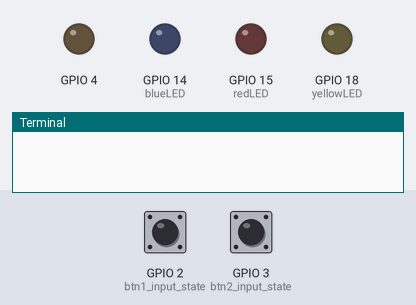
Simulated run of this program. Board: Raspberry Pi (BCM pin numbers). Parts: output pins drawn as LEDs (lit = HIGH), the last lines printed to the terminal. Inputs (shaded band) come from the test bench; at power-on: GPIO 2 (btn1_input_state) HIGH, GPIO 3 (btn2_input_state) HIGH.

Above: at 1.2 s.
1.3 s: GPIO 2 (btn1_input_state) pulled LOW for 0.15 s
At 1.45 s:
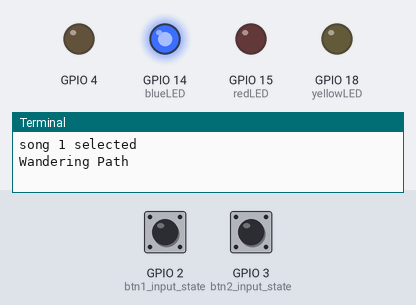
At 5.76 s:
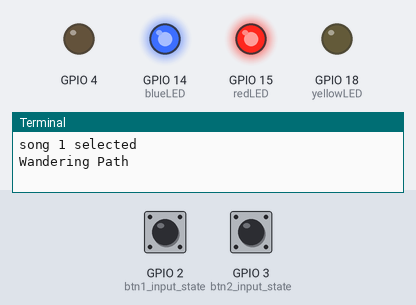
Timing chart, 0 to 10.2 s (numbered marks = the images above; inputs shaded):
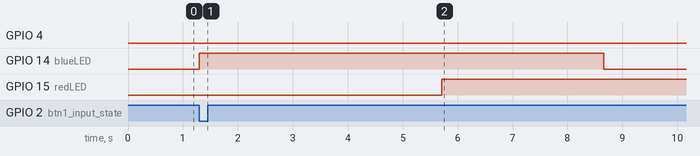

Measured:
- after the input at 1.3 s, GPIO 14 (blueLED): LOW → HIGH at once, → LOW 7.4 s later; GPIO 15 (redLED): LOW → HIGH after 4.4 s

The program:

assignment1.py
```python
import RPi.GPIO as GPIO
import time

GPIO.setmode(GPIO.BCM)

mc = 262
c1s = 277
d1 = 294
d1s = 311
e1 = 329
f1 = 349
f1s = 370
g1 = 392
g1s = 415
a1 = 440
a1sp = 455
b1f = 470
b1 = 493
b1s = 505
c2 = 523
c2s = 540
d2 = 578
d2s = 590
e2 = 620
e2s = 645
f2 = 678
fs2 = 690
g2 = 705
g2s = 720
a2 = 735
a2s = 755
b2 = 760
b2s = 771

redLED = 15
yellowLED = 18
blueLED = 14
#helper function to setup the buttons
def setupButtons():
    GPIO.setup(2, GPIO.IN)
    GPIO.setup(3, GPIO.IN)

#helper function to setup the buzzer
def setupBuzzer():
    GPIO.setup(4, GPIO.IN)
    GPIO.setup(4, GPIO.OUT)

#helper function to setup the LEDS
def setupLEDs():
    GPIO.setup(redLED, GPIO.OUT)
    GPIO.setup(yellowLED, GPIO.OUT)
    GPIO.setup(blueLED, GPIO.OUT)
    #make sure the leds are off
    GPIO.output(redLED, GPIO.LOW)
    GPIO.output(yellowLED, GPIO.LOW)
    GPIO.output(blueLED, GPIO.LOW)


#this code was modified from the source at http://www.linuxcircle.com/2015/04/12/how-to-play-piezo-buzzer-tunes-on-raspberry-pi-gpio-with-pwm/
def buzz(pitch, duration):   #create the function “buzz” and feed it the pitch and duration)
  if(pitch==0):
   time.sleep(duration)
   return
  period = 1.0 / pitch     #in physics, the period (sec/cyc) is the inverse of the frequency (cyc/sec)
  delay = period / 2     #calcuate the time for half of the wave
  cycles = int(duration * pitch)   #the number of waves to produce is the duration times the frequency

  for i in range(cycles):    #start a loop from 0 to the variable “cycles” calculated above
   GPIO.output(4, True)   #set pin 4 to high
   time.sleep(delay)    #wait with pin 4 high
   GPIO.output(4, False)    #set pin 4 to low
   time.sleep(delay)    #wait with pin 4 low

def playSong1():
    print("Wandering Path") #A song created by a friend.
    quarterNote = 0.39
    wholeNote = 0.9

    #green
    GPIO.output(blueLED, GPIO.HIGH)
    buzz(g1, quarterNote)
    time.sleep(0.1)
    buzz(b1f, quarterNote)
    time.sleep(0.1)
    buzz(d2, quarterNote)
    time.sleep(0.1)


    buzz(g1, quarterNote)
    time.sleep(0.1)
    buzz(b1f, quarterNote)
    time.sleep(0.1)
    buzz(d2, quarterNote)
    time.sleep(0.1)

    GPIO.output(yellowLED, GPIO.LOW)
    buzz(f1, quarterNote)
    time.sleep(0.1)
    buzz(a1, quarterNote)
    time.sleep(0.1)
    buzz(c2, quarterNote)
    time.sleep(0.1)


    GPIO.output(redLED, GPIO.HIGH)
    buzz(f1, quarterNote)
    time.sleep(0.1)
    buzz(a1, quarterNote)
    time.sleep(0.1)
    buzz(c2, quarterNote)
    time.sleep(0.1)


    buzz(g1, quarterNote)
    time.sleep(0.1)
    buzz(b1f, quarterNote)
    time.sleep(0.1)
    buzz(d2, quarterNote)
    time.sleep(0.1)

    GPIO.output(blueLED, GPIO.LOW)
    buzz(g1, quarterNote)
    time.sleep(0.1)
    buzz(b1f, quarterNote)
    time.sleep(0.1)
    buzz(g2, quarterNote)
    time.sleep(0.1)


    buzz(a2s, quarterNote)
    time.sleep(0.1)
    buzz(a2, quarterNote)
    time.sleep(0.1)
    buzz(g1, quarterNote)
    time.sleep(0.1)

    GPIO.output(yellowLED, GPIO.HIGH)
    buzz(f2, quarterNote)
    time.sleep(0.1)
    buzz(d2, quarterNote)
    time.sleep(0.1)
    buzz(a1, quarterNote)
    time.sleep(0.1)

    buzz(g1, quarterNote)
    time.sleep(0.1)
    buzz(b1f, quarterNote)
    time.sleep(0.1)
    buzz(d2, quarterNote)
    time.sleep(0.1)

    GPIO.output(redLED, GPIO.LOW)
    buzz(g1, quarterNote)
    time.sleep(0.1)
    buzz(b1f, quarterNote)
    time.sleep(0.1)
    buzz(d2, quarterNote)
    time.sleep(0.1)

    buzz(f1, quarterNote)
    time.sleep(0.1)
    buzz(a2, quarterNote)
    time.sleep(0.1)
    buzz(c2, quarterNote)
    time.sleep(0.1)

    GPIO.output(blueLED, GPIO.HIGH)
    buzz(f1, quarterNote)
    time.sleep(0.1)
    buzz(a1, quarterNote)
    time.sleep(0.1)
    buzz(c2, quarterNote)
    time.sleep(0.1)

    buzz(g1, quarterNote)
    time.sleep(0.1)
    buzz(b1f, quarterNote)
    time.sleep(0.1)
    buzz(d2, quarterNote)
    time.sleep(0.1)

    GPIO.output(yellowLED, GPIO.LOW)
    buzz(b1f, quarterNote)
    time.sleep(0.1)
    buzz(d2, quarterNote)
    time.sleep(0.1)
    buzz(g2, quarterNote)
    time.sleep(0.1)


    buzz(d2, quarterNote)
    time.sleep(0.1)
    buzz(g2, quarterNote)
    time.sleep(0.1)
    buzz(a2s, quarterNote)
    time.sleep(0.1)
    GPIO.output(blueLED, GPIO.LOW)

    buzz(g1, wholeNote)
    time.sleep(0.1)
    return

def playSong2():
    print("twinkle twinkle litte star")
    wholeNote = 0.9
    halfNote = 0.4

    #twinkle twinkle little star
    GPIO.output(yellowLED, GPIO.HIGH)
    buzz(mc, halfNote)
    time.sleep(0.1)
    buzz(mc, halfNote)
    time.sleep(0.1)
    buzz(g1, halfNote)
    time.sleep(0.1)
    buzz(g1, halfNote)
    time.sleep(0.1)
    buzz(a1, halfNote)
    time.sleep(0.1)
    buzz(a1, halfNote)
    time.sleep(0.1)
    buzz(g1, wholeNote)
    time.sleep(0.1)

    #how I wonder what you are
    GPIO.output(yellowLED, GPIO.LOW)
    GPIO.output(blueLED, GPIO.HIGH)
    buzz(f1, halfNote)
    time.sleep(0.1)
    buzz(f1, halfNote)
    time.sleep(0.1)
    buzz(e1, halfNote)
    time.sleep(0.1)
    buzz(e1, halfNote)
    time.sleep(0.1)
    buzz(d1, halfNote)
    time.sleep(0.1)
    buzz(d1, halfNote)
    time.sleep(0.1)
    buzz(mc, wholeNote)
    time.sleep(0.1)

    #up above the world so high
    GPIO.output(redLED, GPIO.HIGH)
    buzz(g1, halfNote)
    time.sleep(0.1)
    buzz(g1, halfNote)
    time.sleep(0.1)
    buzz(f1, halfNote)
    time.sleep(0.1)
    buzz(f1, halfNote)
    time.sleep(0.1)
    buzz(e1, halfNote)
    time.sleep(0.1)
    buzz(e1, halfNote)
    time.sleep(0.1)
    buzz(d1, wholeNote)
    time.sleep(0.1)

    #like a diamond in the sky
    GPIO.output(blueLED, GPIO.LOW)
    GPIO.output(yellowLED, GPIO.HIGH)
    buzz(g1, halfNote)
    time.sleep(0.1)
    buzz(g1, halfNote)
    time.sleep(0.1)
    buzz(f1, halfNote)
    time.sleep(0.1)
    buzz(f1, halfNote)
    time.sleep(0.1)
    buzz(e1, halfNote)
    time.sleep(0.1)
    buzz(e1, halfNote)
    time.sleep(0.1)
    buzz(d1, wholeNote)
    time.sleep(0.1)


    #twinkle twinkle little star
    GPIO.output(yellowLED, GPIO.HIGH)
    buzz(mc, halfNote)
    time.sleep(0.1)
    buzz(mc, halfNote)
    time.sleep(0.1)
    buzz(g1, halfNote)
    time.sleep(0.1)
    buzz(g1, halfNote)
    time.sleep(0.1)
    buzz(a1, halfNote)
    time.sleep(0.1)
    buzz(a1, halfNote)
    time.sleep(0.1)
    buzz(g1, wholeNote)
    time.sleep(0.1)

    #how I wonder what you are
    GPIO.output(redLED, GPIO.LOW)
    buzz(f1, halfNote)
    time.sleep(0.1)
    buzz(f1, halfNote)
    time.sleep(0.1)
    buzz(e1, halfNote)
    time.sleep(0.1)
    buzz(e1, halfNote)
    time.sleep(0.1)
    buzz(d1, halfNote)
    time.sleep(0.1)
    buzz(d1, halfNote)
    time.sleep(0.1)
    buzz(mc, wholeNote)
    time.sleep(0.1)
    GPIO.output(yellowLED, GPIO.LOW)

    return


try:
    setupButtons()
    setupBuzzer()
    setupLEDs()
    while True:
        #this code was modified from http://razzpisampler.oreilly.com/ch07.html
        btn1_input_state = GPIO.input(2)
        btn2_input_state = GPIO.input(3)
        if btn1_input_state == False:
            print("song 1 selected")
            playSong1()
            time.sleep(0.2)
        if btn2_input_state == False:
            print("song 2 selected")
            playSong2()
            time.sleep(0.2)

finally:
    print("bye! i'm cleaning up now")
    GPIO.cleanup() #gotta clean up your stuff mah.
```
